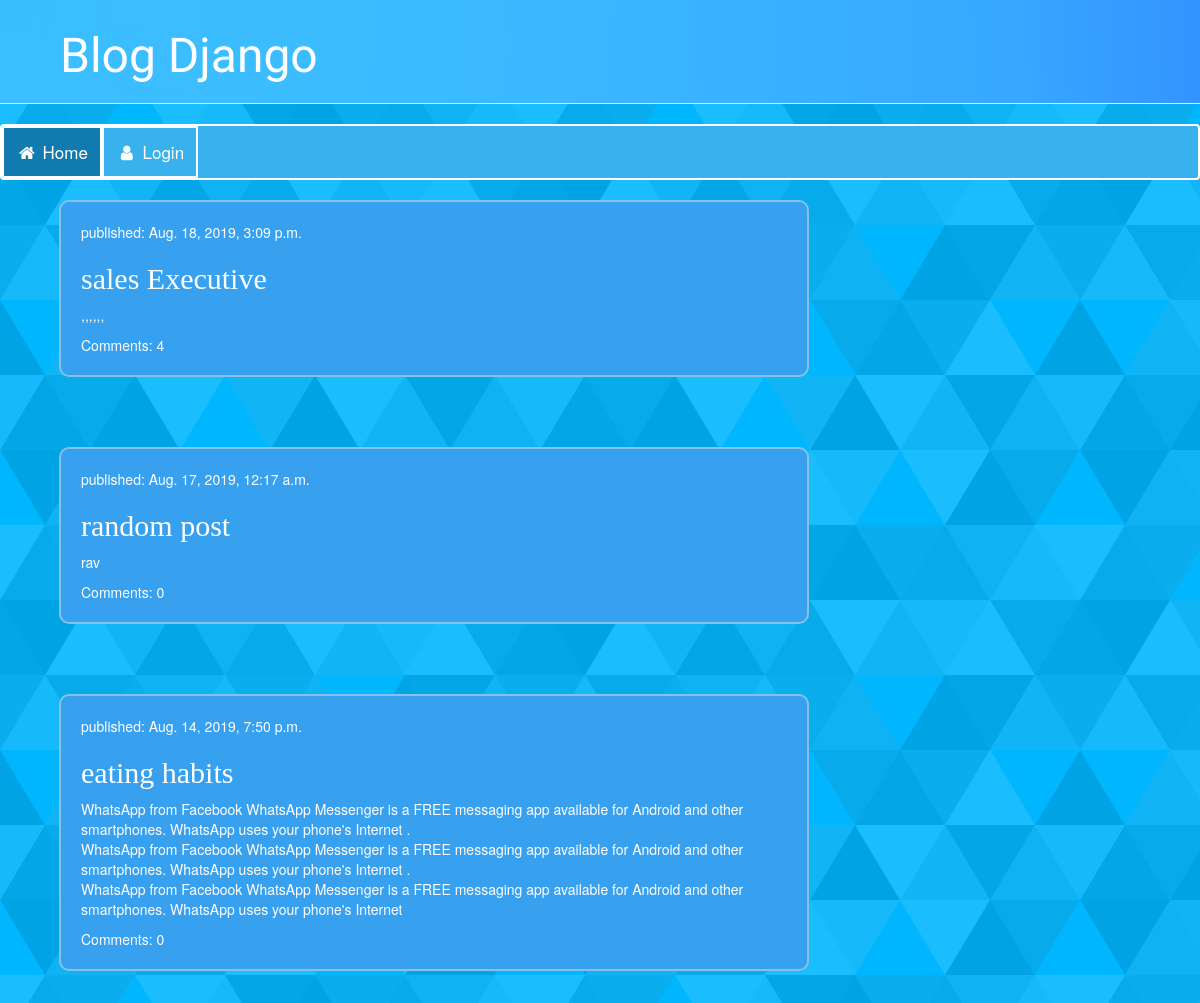
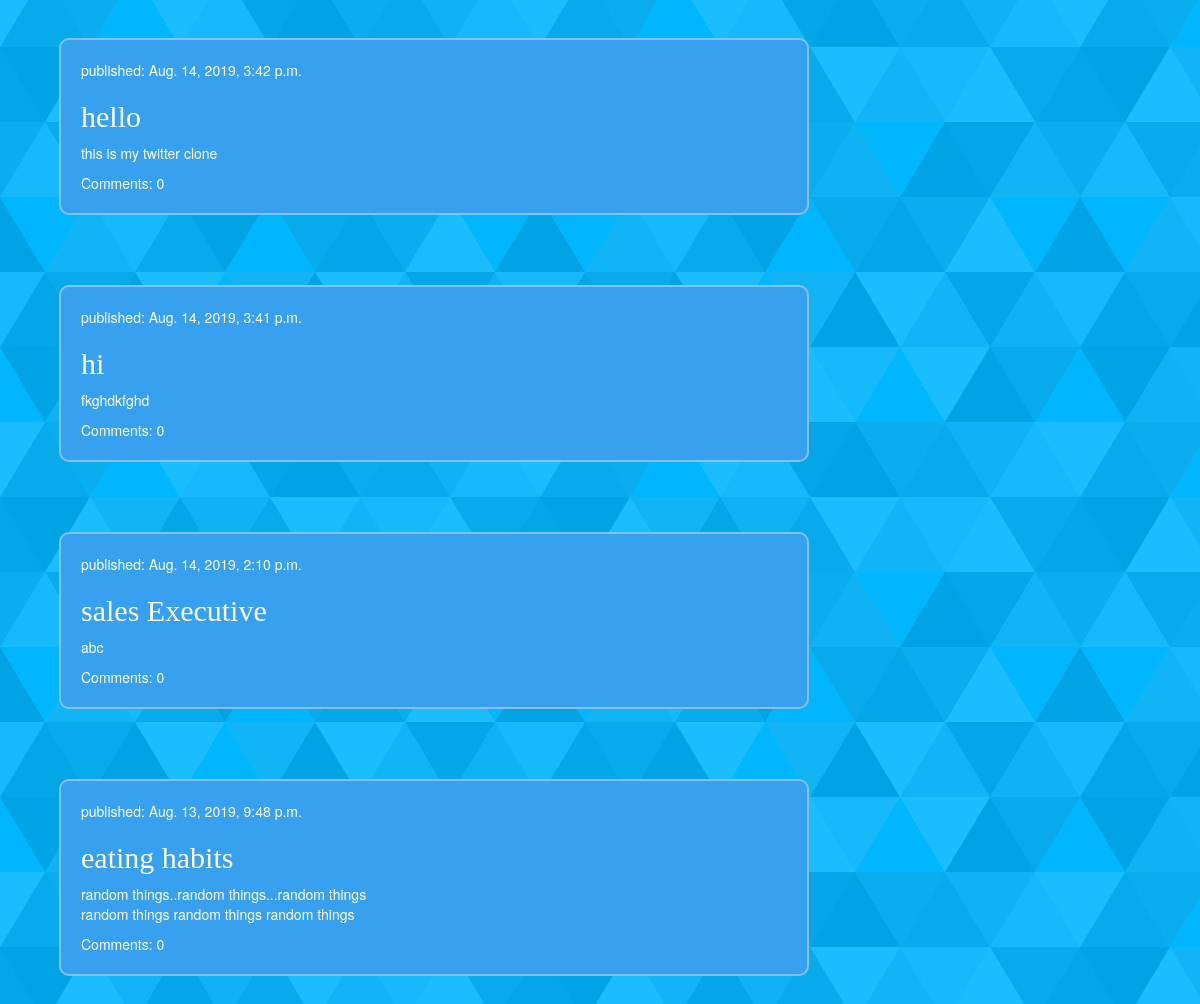
Before: / with the older database file (2 pictures, top to bottom).
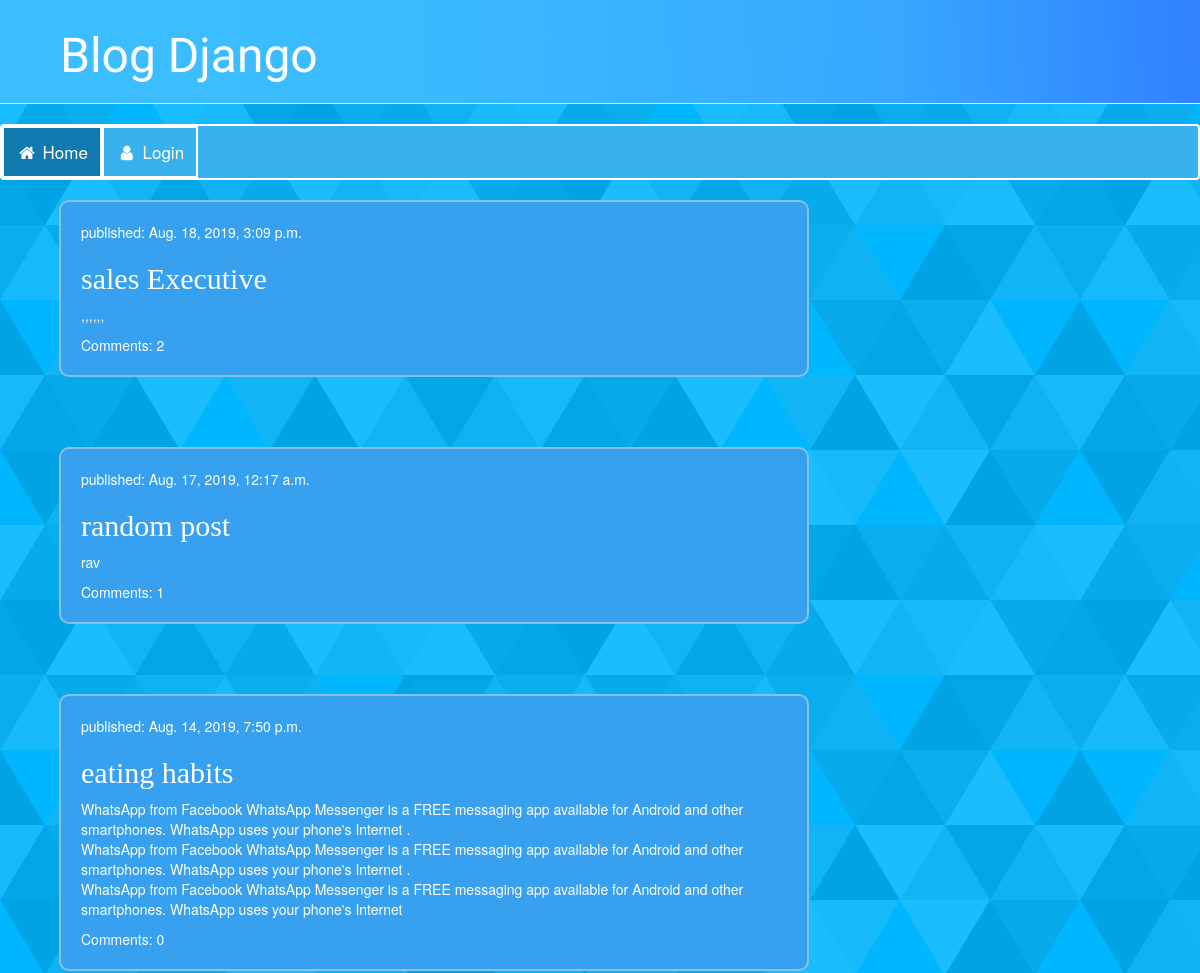
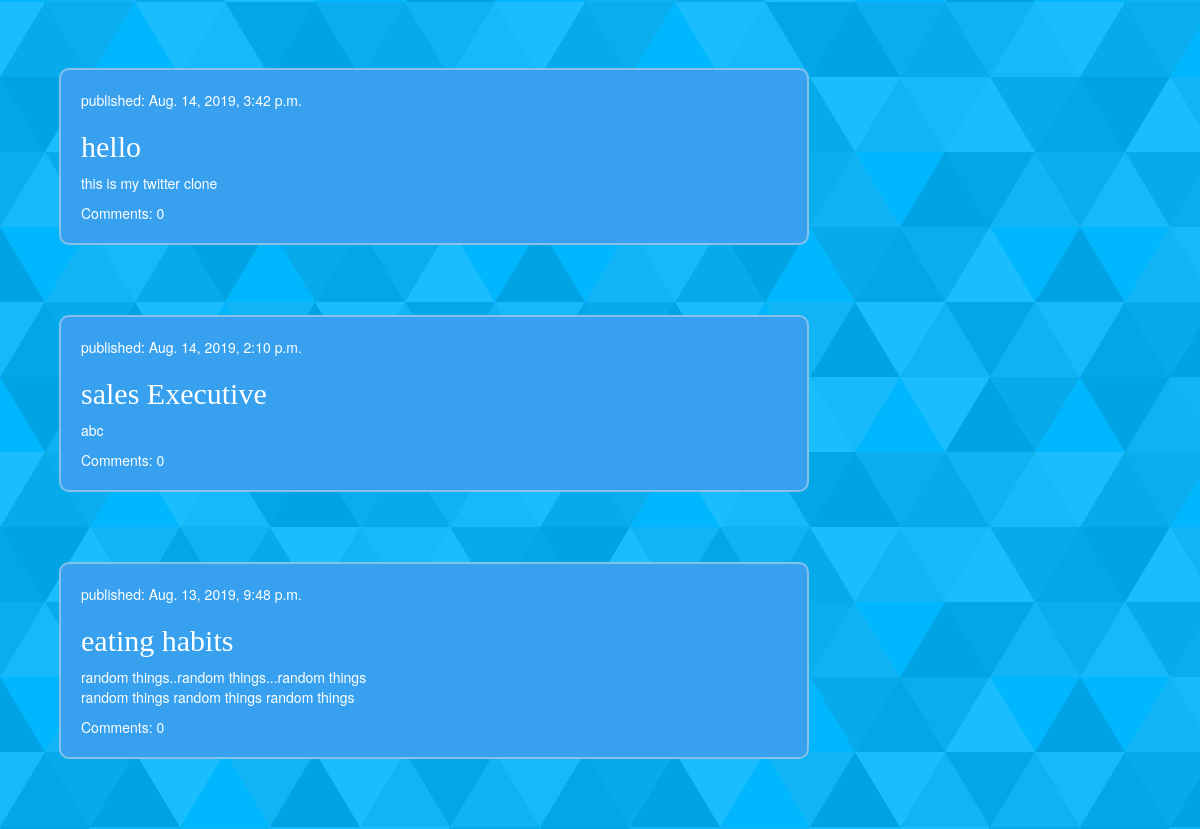
After: the same page with the newer database file (2 pictures, top to bottom).
### blog/models.py (models this page shows, shortened)
class Post(models.Model):
    author = models.ForeignKey(settings.AUTH_USER_MODEL , on_delete=models.CASCADE)
    title = models.CharField(max_length=50)
    text = models.TextField(max_length=1000)
    created_date = models.DateTimeField(default=timezone.now)
    published_date = models.DateTimeField(blank=True , null=True)

### blog/views.py (the view)
# urls.py: path('' , views.post_list , name  ="post_list"),
def post_list(request):
    posts = Post.objects.filter(published_date__lte=timezone.now()).order_by('-published_date')
    return render(request , 'blog/post_list.html' , {'posts' : posts})

### blog/templates/blog/post_list.html
{% extends 'blog/base.html' %}
{% block content %}
            {% for p in posts %}
               <div class="post">
                   <div class="date">
                         <p> published: {{p.published_date}}</p>
                   </div>
                   <div>
                       <h2> <a href="{% url 'post_detail' pk=p.pk %}"> {{p.title}} </a></h2>
                       <p> {{p.text|linebreaksbr}}</p>
<a class="commentsc" href="{% url 'post_detail' pk=p.pk %}">Comments: {{ p.comments.count }}</a>
                   </div>
               </div>
            {% endfor %}
{% endblock %}

Changed rows visible on the page:
removed Post: published_date "Aug. 14, 2019, 3:41 p.m.", title "hi", text "fkghdkfghd", comments.count "0"
computed for Post "Aug. 18, 2019, 3:09 p.m.": comments.count "4" → "2"
computed for Post "random post": comments.count "0" → "1"
